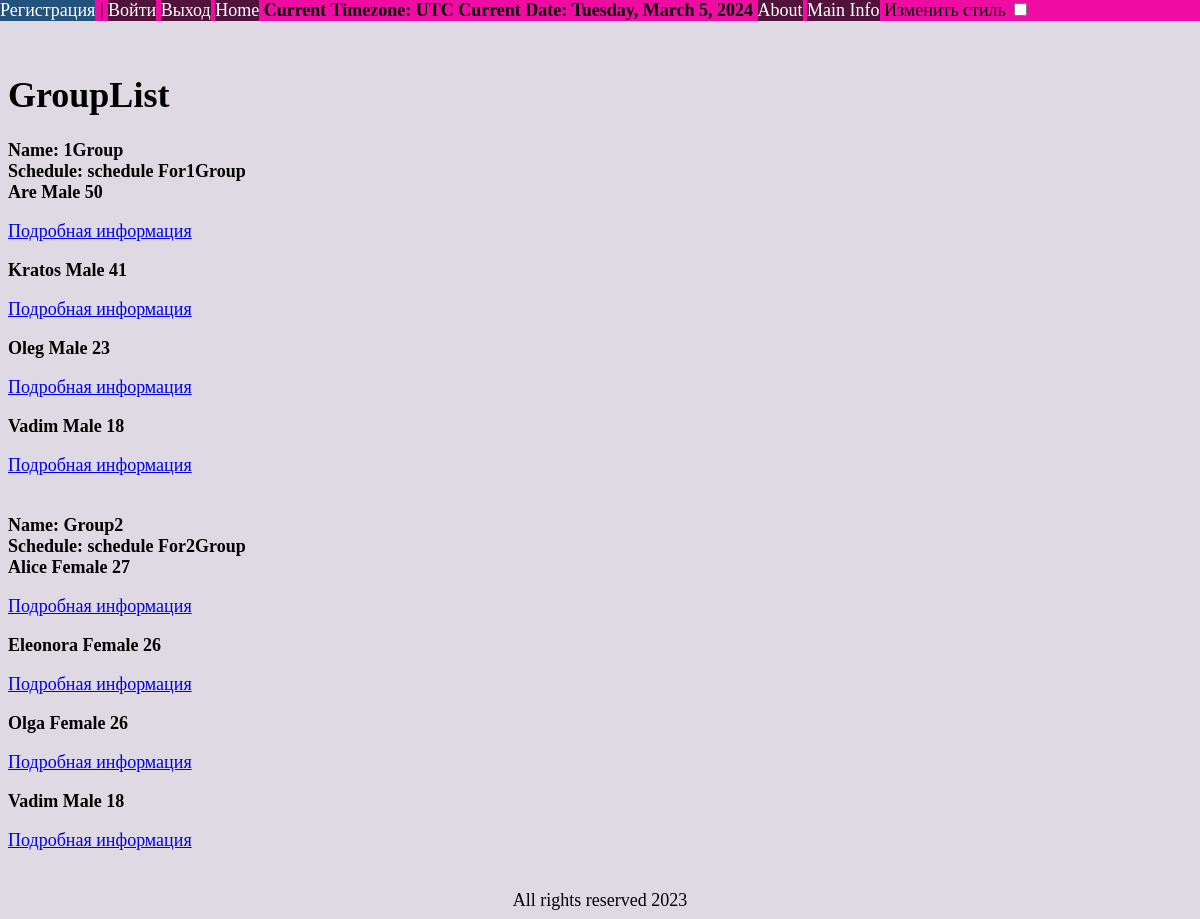
The app's page /groups/ with its own data.
### gym/models.py (models this page shows, shortened)
class Group(models.Model):
    name = models.CharField(max_length=50, verbose_name='GroupName')
    period_price = models.IntegerField()
    clients = models.ManyToManyField('Client')
    schedule = models.OneToOneField('Schedule', on_delete=models.PROTECT)
    def get_clients(self):
        return self.clients.all()

class Schedule(models.Model):
    name = models.CharField(max_length=50, default='000')
    weeks_count = models.IntegerField()
    lessons = models.ManyToManyField('Lesson')
    def __str__(self):
        return 'schedule '+str(self.name)

class Client(models.Model):
    name = models.CharField(max_length=50, verbose_name='ClientName')
    gender = models.CharField(max_length=1, choices=GenderChoice)
    age = models.IntegerField(default=0)
    photo = models.ImageField(upload_to="photos/clients", verbose_name='Photo',blank=True, null=True)
    card = models.ForeignKey('ClubCard', on_delete=models.PROTECT,null=True, blank=True,default=None, verbose_name='DiscountCard')
    def get_gender(self):
        if self.gender == 'F':
            return 'Female'
        else:
            return 'Male'
    def get_absolute_url(self):
        return reverse('post_client', kwargs={'client_id': self.pk})
    class Meta:
        ordering = ['name']

### gym/views.py (the view)
# urls.py: path('groups/', group_list, name='groups'),
def group_list(request):
    groups = Group.objects.all()
    context = {'group_list': groups}
    return render(request, 'gym/group_list.html', context=context)

### gym/templates/gym/group_list.html
{% extends 'gym/base.html' %}
{% block content %}
<h1>GroupList</h1>
{% for group in group_list %}
<article>
<b>Name: {{group.name}}</b><br>
  <b>Schedule: {{group.schedule}}</b><br>
  {% for client in group.get_clients %}
  <b>{{client.name}}</b>
  <b>{{client.get_gender}}</b>
  <b>{{client.age}}</b>
  <p><a href="{{ client.get_absolute_url }}">Подробная информация</a></p>
  {% endfor %}
    </article><br>
{% endfor %}
{% endblock%}

### gym/templates/gym/base.html (style rules this page uses)
body { background-color: #DFD9E4; }
@media (min-width: 768px) { body { font-size: 18px; } }

### records on screen
Group: name "1Group", schedule "schedule For1Group"
Client: name "Are", get_gender "Male", age "50"
Client: name "Kratos", get_gender "Male", age "41"
Client: name "Oleg", get_gender "Male", age "23"
Client: name "Vadim", get_gender "Male", age "18"
Group: name "Group2", schedule "schedule For2Group"
Client: name "Alice", get_gender "Female", age "27"
Client: name "Eleonora", get_gender "Female", age "26"
Client: name "Olga", get_gender "Female", age "26"
